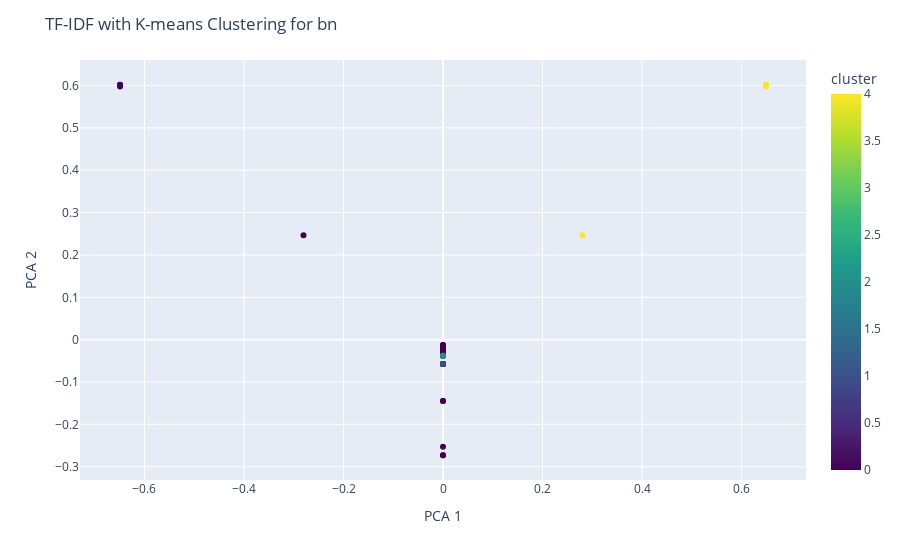

Here is the notebook cell this chart was saved with:
### Code cell
# # Applying PCA for dimensionality reduction
pca = PCA(n_components=2)
reduced_features = pca.fit_transform(tfidf_matrix.toarray())

# Applying K-Means clustering
num_clusters = 5  # This is an arbitrary choice, can be tuned
kmeans = KMeans(n_clusters=num_clusters, random_state=0).fit(tfidf_matrix)

# Add cluster labels and PCA components to the original dataset
filtered_bn_data['cluster'] = kmeans.labels_
filtered_bn_data['pca_one'] = reduced_features[:, 0]
filtered_bn_data['pca_two'] = reduced_features[:, 1]

# Creating a scatter plot with Plotly
fig = px.scatter(filtered_bn_data, x='pca_one', y='pca_two', color='cluster', hover_data=['language_code'],color_continuous_scale='Viridis')
fig.update_layout(title='TF-IDF with K-means Clustering for bn', xaxis_title='PCA 1', yaxis_title='PCA 2', legend_title='Cluster')
fig.show()

### Figure 1 — Plotly figure (JSON) as saved in the notebook; plotly's stock layout.template omitted (floating-point values rounded to 4 significant figures; data arrays with more than 128 entries replaced by an {"elided": "..."} marker saying what was removed)
{"data": [{"customdata": {"elided": "148x1 str values"}, "hovertemplate": "pca_one=%{x}<br>pca_two=%{y}<br>language_code=%{customdata[0]}<br>cluster=%{marker.color}<extra></extra>", "legendgroup": "", "marker": {"color": {"elided": "148 int values"}, "coloraxis": "coloraxis", "symbol": "circle"}, "mode": "markers", "name": "", "orientation": "v", "showlegend": false, "type": "scatter", "x": {"elided": "148 float values"}, "xaxis": "x", "y": {"elided": "148 float values"}, "yaxis": "y"}], "layout": {"coloraxis": {"colorbar": {"title": {"text": "cluster"}}, "colorscale": [[0, "#440154"], [0.1111, "#482878"], [0.2222, "#3e4989"], [0.3333, "#31688e"], [0.4444, "#26828e"], [0.5556, "#1f9e89"], [0.6667, "#35b779"], [0.7778, "#6ece58"], [0.8889, "#b5de2b"], [1, "#fde725"]]}, "legend": {"title": {"text": "Cluster"}, "tracegroupgap": 0}, "margin": {"t": 60}, "title": {"text": "TF-IDF with K-means Clustering for bn"}, "xaxis": {"anchor": "y", "domain": [0, 1], "title": {"text": "PCA 1"}}, "yaxis": {"anchor": "x", "domain": [0, 1], "title": {"text": "PCA 2"}}}}
